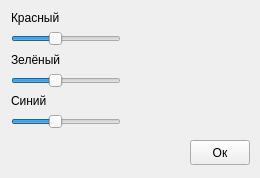
<?xml version="1.0" encoding="UTF-8"?>
<ui version="4.0">
 <class>ColorChangerClass</class>
 <widget class="QMainWindow" name="ColorChangerClass">
  <property name="geometry">
   <rect>
    <x>0</x>
    <y>0</y>
    <width>260</width>
    <height>178</height>
   </rect>
  </property>
  <property name="sizePolicy">
   <sizepolicy hsizetype="Fixed" vsizetype="Fixed">
    <horstretch>0</horstretch>
    <verstretch>0</verstretch>
   </sizepolicy>
  </property>
  <property name="minimumSize">
   <size>
    <width>260</width>
    <height>178</height>
   </size>
  </property>
  <property name="maximumSize">
   <size>
    <width>260</width>
    <height>178</height>
   </size>
  </property>
  <property name="windowTitle">
   <string>ColorChanger</string>
  </property>
  <widget class="QWidget" name="centralWidget">
   <property name="sizePolicy">
    <sizepolicy hsizetype="Fixed" vsizetype="Fixed">
     <horstretch>2</horstretch>
     <verstretch>1</verstretch>
    </sizepolicy>
   </property>
   <property name="sizeIncrement">
    <size>
     <width>0</width>
     <height>0</height>
    </size>
   </property>
   <widget class="QPushButton" name="okButton">
    <property name="geometry">
     <rect>
      <x>190</x>
      <y>140</y>
      <width>60</width>
      <height>25</height>
     </rect>
    </property>
    <property name="text">
     <string>Ок</string>
    </property>
   </widget>
   <widget class="QWidget" name="widget" native="true">
    <property name="geometry">
     <rect>
      <x>0</x>
      <y>0</y>
      <width>260</width>
      <height>140</height>
     </rect>
    </property>
    <layout class="QHBoxLayout" name="horizontalLayout_2">
     <item>
      <widget class="QWidget" name="settings" native="true">
       <layout class="QVBoxLayout" name="verticalLayout">
        <property name="leftMargin">
         <number>0</number>
        </property>
        <property name="topMargin">
         <number>0</number>
        </property>
        <property name="rightMargin">
         <number>0</number>
        </property>
        <property name="bottomMargin">
         <number>0</number>
        </property>
        <item>
         <widget class="QLabel" name="redLabel">
          <property name="text">
           <string>Красный</string>
          </property>
         </widget>
        </item>
        <item>
         <widget class="QSlider" name="redSlider">
          <property name="maximum">
           <number>255</number>
          </property>
          <property name="value">
           <number>100</number>
          </property>
          <property name="orientation">
           <enum>Qt::Orientation::Horizontal</enum>
          </property>
         </widget>
        </item>
        <item>
         <widget class="QLabel" name="greenLabel">
          <property name="text">
           <string>Зелёный</string>
          </property>
         </widget>
        </item>
        <item>
         <widget class="QSlider" name="greenSlider">
          <property name="maximum">
           <number>255</number>
          </property>
          <property name="value">
           <number>100</number>
          </property>
          <property name="orientation">
           <enum>Qt::Orientation::Horizontal</enum>
          </property>
         </widget>
        </item>
        <item>
         <widget class="QLabel" name="blueLabel">
          <property name="text">
           <string>Синий</string>
          </property>
         </widget>
        </item>
        <item>
         <widget class="QSlider" name="blueSlider">
          <property name="maximum">
           <number>255</number>
          </property>
          <property name="value">
           <number>100</number>
          </property>
          <property name="orientation">
           <enum>Qt::Orientation::Horizontal</enum>
          </property>
         </widget>
        </item>
       </layout>
      </widget>
     </item>
     <item>
      <widget class="QWidget" name="colorPresenter" native="true">
       <property name="enabled">
        <bool>true</bool>
       </property>
       <property name="sizePolicy">
        <sizepolicy hsizetype="Fixed" vsizetype="Fixed">
         <horstretch>0</horstretch>
         <verstretch>0</verstretch>
        </sizepolicy>
       </property>
       <property name="minimumSize">
        <size>
         <width>122</width>
         <height>122</height>
        </size>
       </property>
       <property name="autoFillBackground">
        <bool>true</bool>
       </property>
      </widget>
     </item>
    </layout>
   </widget>
  </widget>
 </widget>
 <layoutdefault spacing="6" margin="11"/>
 <resources/>
 <connections/>
</ui>
